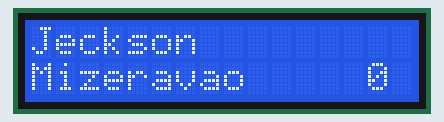
Bench run of a sketch on a simulated Arduino Uno, built with avr-gcc and run on an emulated ATmega328P. Shown: 16×2 character LCD.

Above: at 0.1 s.
At 4.1 s:
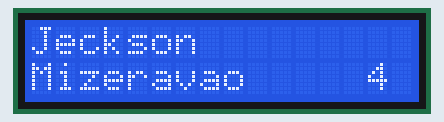
At 9.1 s:
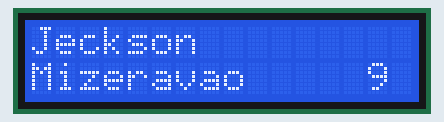
At 19.1 s:
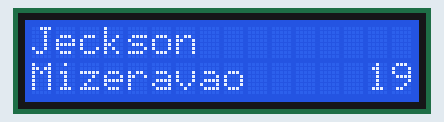
At 28.1 s:
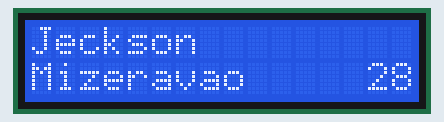
At 38.1 s:
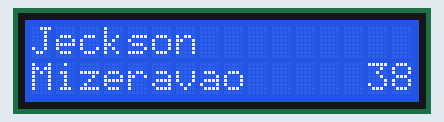

The sketch:

lcd-potenciometro.ino
```cpp
#include <LiquidCrystal.h>

LiquidCrystal lcd(12, 11, 5, 4, 3, 2);
int temp;

void setup() {
  // put your setup code here, to run once:
  lcd.begin(16,2);
  lcd.setCursor(0,0);
  lcd.print("Jeckson");
  lcd.setCursor(0,1);
  lcd.print("Mizeravao");
}

void loop() {
  // put your main code here, to run repeatedly:
  lcd.setCursor(14,1);
  lcd.print(temp);
  delay(1000);
  temp++;

  if (temp == 60){
    temp=0;
  }
}
```

Measured:
- what the display in image 1 shows lasts 1.0 s, from 4.1 s to 5.1 s
